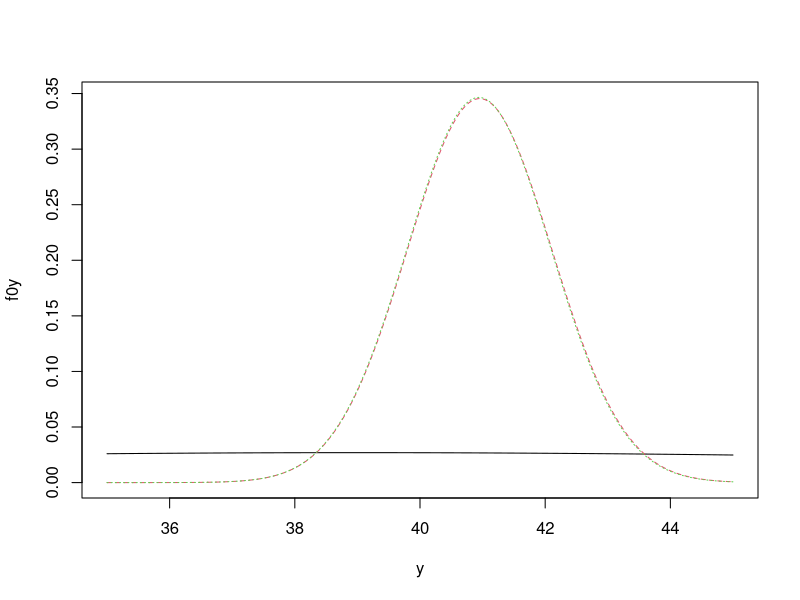
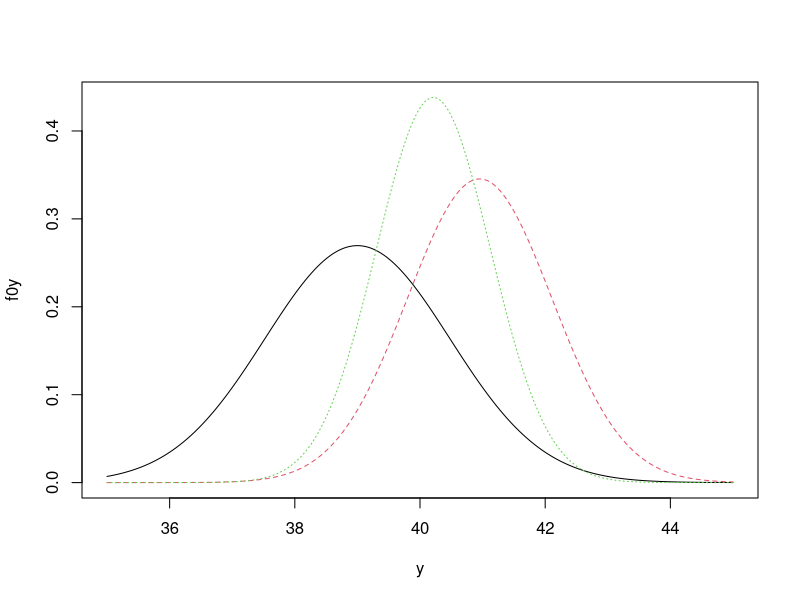
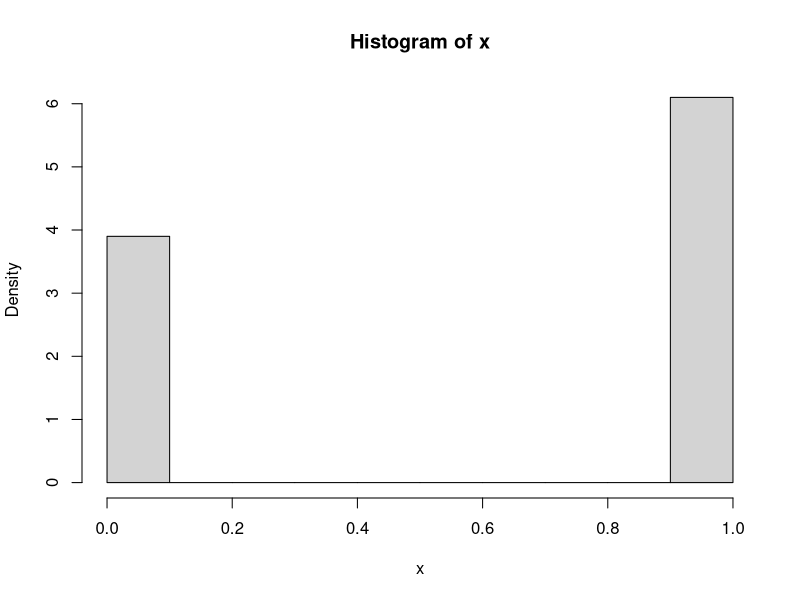
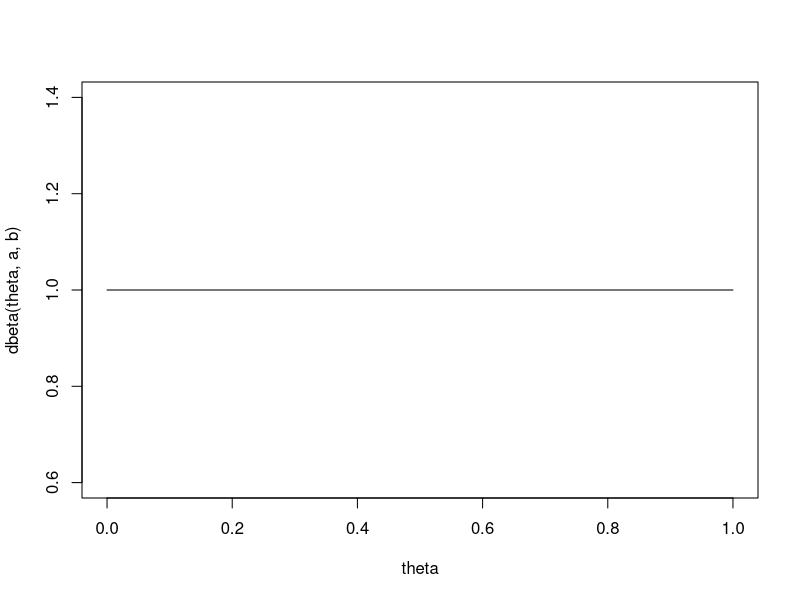
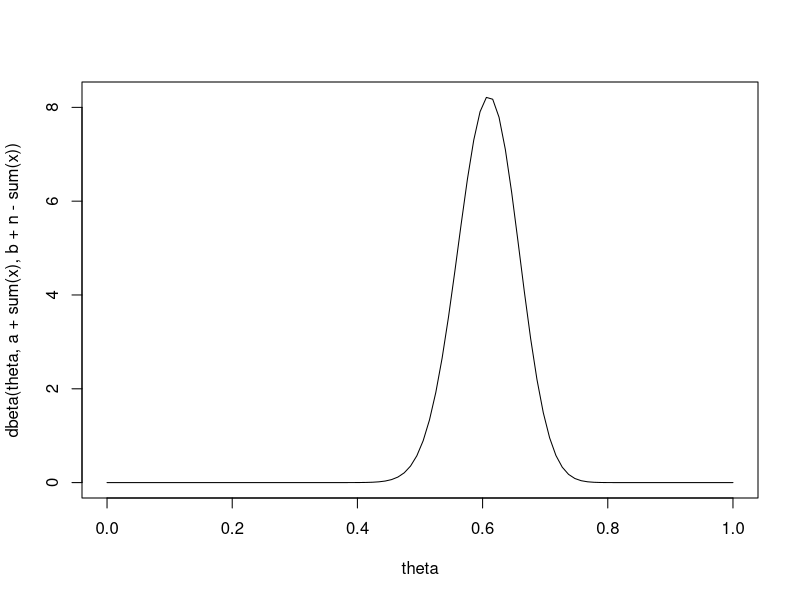
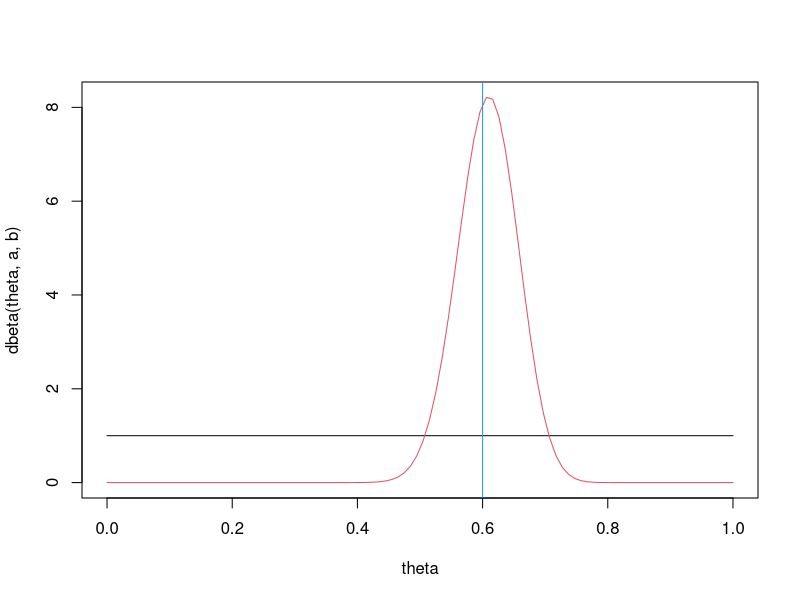

Generate these figures, in order, with R:
## ---- chunk 1
#-Proceso de aprendizaje normal-normal-
xbar<-40.9533
sig2<-4
n<-3

th0<-39
sig20<-219.47

y<-seq(35,45,length.out=200)
f0y<-dnorm(y,th0,sqrt(sig20))
liky<-dnorm(y,xbar,sqrt(sig2/n))
sig21<-1/(n/sig2+1/sig20)
th1<-sig21*(n/sig2*xbar+th0/sig20)
f1y<-dnorm(y,th1,sqrt(sig21))
ymax<-max(f0y,liky,f1y)
plot(y,f0y,ylim=c(0,ymax),type="l")
lines(y,liky,lty=2,col=2)
lines(y,f1y,lty=3,col=3)
## ---- chunk 2
#-Proceso de aprendizaje normal-normal-
xbar<-40.9533
sig2<-4
n<-3

th0<-39
sig20<- 2.19

y<-seq(35,45,length.out=200)
f0y<-dnorm(y,th0,sqrt(sig20))
liky<-dnorm(y,xbar,sqrt(sig2/n))
sig21<-1/(n/sig2+1/sig20)
th1<-sig21*(n/sig2*xbar+th0/sig20)
f1y<-dnorm(y,th1,sqrt(sig21))
ymax<-max(f0y,liky,f1y)
plot(y,f0y,ylim=c(0,ymax),type="l")
lines(y,liky,lty=2,col=2)
lines(y,f1y,lty=3,col=3)
## ---- chunk 3
#-Proceso de aprendizaje bernoulli-beta-

#Simulacion de datos Bernoulli
theta0 <- 0.6
n <- 100
x<-rbinom(n,1,theta0)
hist(x,freq=FALSE)

#Distribucion inicial para theta
a <- 1
b <- 1
theta<-seq(0,1,,100)
plot(theta,dbeta(theta,a,b),type="l")

#Distribucion final
a1 <- a + sum(x)
b1 <- b + n - sum(x)
# plot(theta,dbeta(theta,a1,b1),type="l")
plot(theta,dbeta(theta,a+sum(x),b+n-sum(x)),type="l") # tomado del formulario
## ---- chunk 4
#Ambas
theta<-seq(0,1,,100)
ymax <- max(dbeta(theta,a,b),dbeta(theta,a1,b1))
plot(theta,dbeta(theta,a,b),type="l",ylim=c(0,ymax))
lines(theta,dbeta(theta,a1,b1),col=2)
abline(v=theta0,col=4)
## ---- chunk 5

